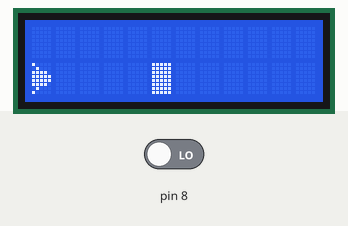
Simulated run of this sketch. Board: Arduino Uno, built with avr-gcc and run on an emulated ATmega328P. Parts: 12×2 character LCD. The inputs (shaded band) are chosen by the test bench; at power-on: pin 8 LOW. Random numbers use the default seed unless the sketch sets one.

Above: at 1.2 s.
1.3 s: pin 8 driven HIGH
At 2.8 s:
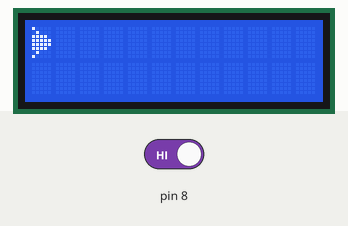
At 3.21 s:
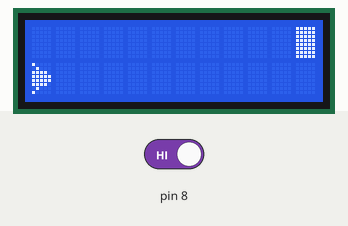
Timing chart, 0 to 4.7 s (numbered marks = the images above; inputs shaded):
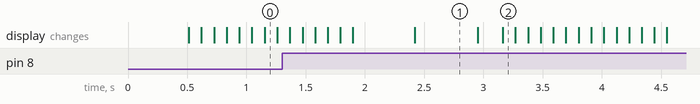

Measured:
- what the display in image 1 shows lasts 0.6 s, from 2.4 s to 3.0 s

The sketch:

ss.ino
```cpp
#include <LiquidCrystal_I2C.h>

LiquidCrystal_I2C lcd(0x27, 12, 2);
byte sshibal[]{
  0b10000,
  0b01000,
  0b11110,
  0b11111,
  0b11111,
  0b11110,
  0b01000,
  0b10000
};

byte wall[]{
  0b11111,
  0b11111,
  0b11111,
  0b11111,
  0b11111,
  0b11111,
  0b11111,
  0b11111,
};

int UpDown = 1;
int wall_count[5][3] = {{-1,-1,0}, {-1,-1,0} ,{-1,-1,0} ,{-1,-1,0}, {-1,-1,0}}; // 내용물 저장
int wawa = 5;
int object = 0;
int clickcount = 0;
bool firstattack = true;

void setup()
{
  Serial.begin(9600);
  lcd.begin();
  lcd.backlight();
  lcd.createChar(0, sshibal);
  lcd.createChar(1, wall);
  lcd.setCursor(0, UpDown); //캐릭터 생성 위치?
  lcd.write(0);

  pinMode(8, INPUT);
}

void loop() //여기 아래는 계속 무한반복
{
  clickcount = clickcount + 1; //0.5초 세기
  int push = digitalRead(8);

  if (push == HIGH and clickcount >= 5) //버튼이 눌려지고 0.5초가 지나야 되는 조건
  {
    clickcount = 0;
    if (UpDown == 1)
    {
      UpDown = 0;
    }
    else if (UpDown == 0)
    {
      UpDown = 1;    //버튼 누르면 캐릭터 위치 변경
    }
  }

  if (wawa == 30 or firstattack == true)  //3초가 지나거나 or 첫 블럭 일때
  {
    if (random(100) >= 70 or firstattack == true)  //랜덤수가 70이상 or 첫 블럭 일때
    {
      firstattack = false;
      if (object == 6)
        object = 0;
      wall_count[object][2] = 1;  //object번째의 블럭 생성
      object = object + 1;
    }
  }

  for (int x = 0; x <= 5; x++)  //x 5번 반복
  {
    if (wall_count[x][2] == 1)
    {
      /*응애교육*/
      if (wall_count[x][0] == -1 and wall_count[x][1] == -1)
      {
        wall_count[x][0] = 15;
        if (random(1, 100) >= 50)
        {
          wall_count[x][1] = 0;
        }
        else
        {
          wall_count[x][1] = 1;
        }
      }
      /*틀딱교육*/
      else
      {
        /*관짝행*/
        if (wall_count[x][0] == 0)
        {
          wall_count[x][0] = -1;
          wall_count[x][1] = -1;
          wall_count[x][2] = 0;
        }
        else
        {
          wall_count[x][0] = wall_count[x][0] - 1;
        }
      }
    }
  }

  lcd.clear();
  for (int i = 0; i <= 5; i++)
  {
    if (wall_count[i][2] == 1)
    {
      lcd.setCursor(wall_count[i][0], wall_count[i][1]);
      lcd.write(1);
    }
  }
  lcd.setCursor(0, UpDown);
  lcd.write(0);
  wawa = wawa + 1;
  delay(100);
}
```
